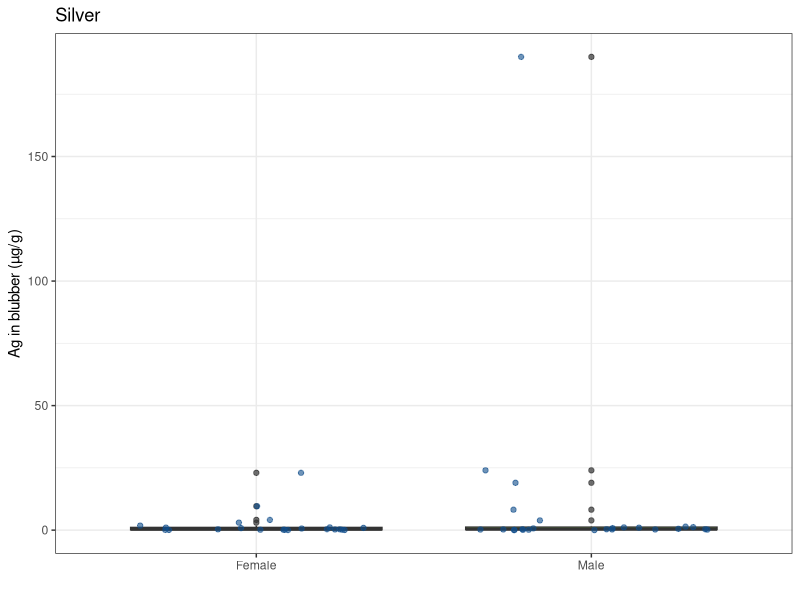
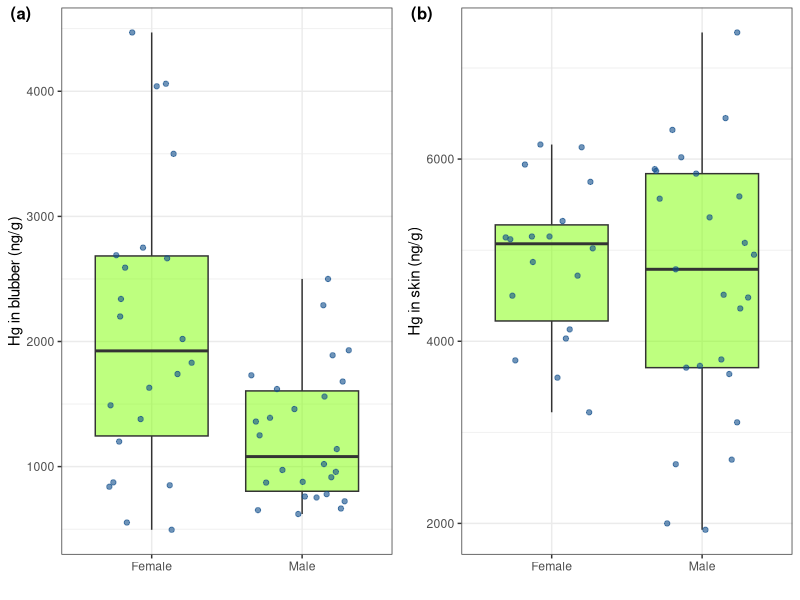
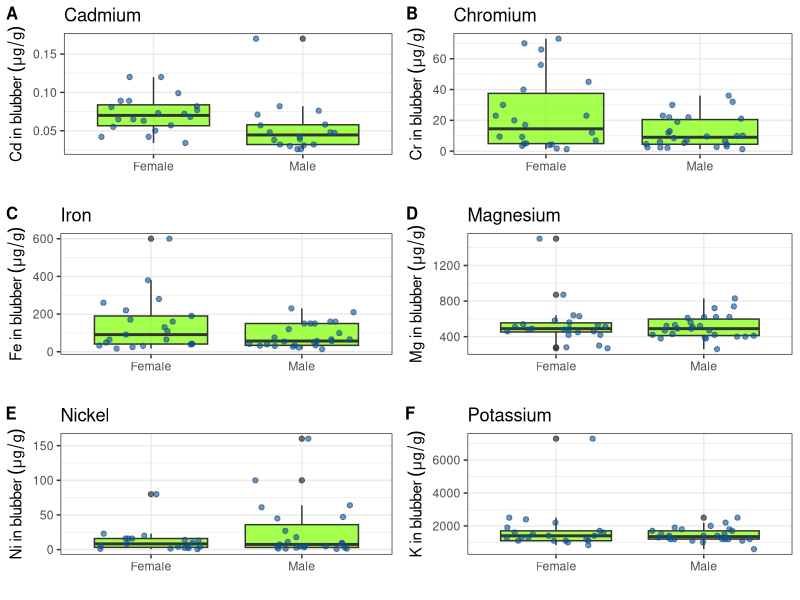
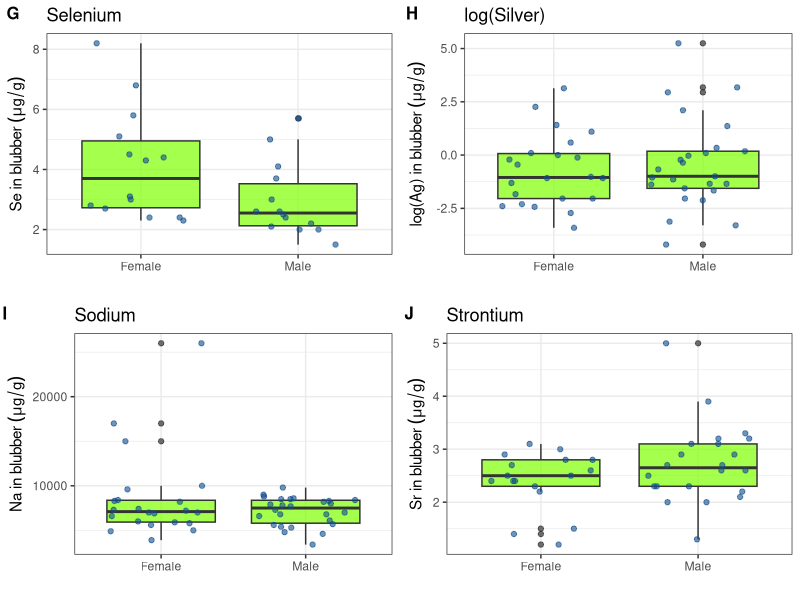
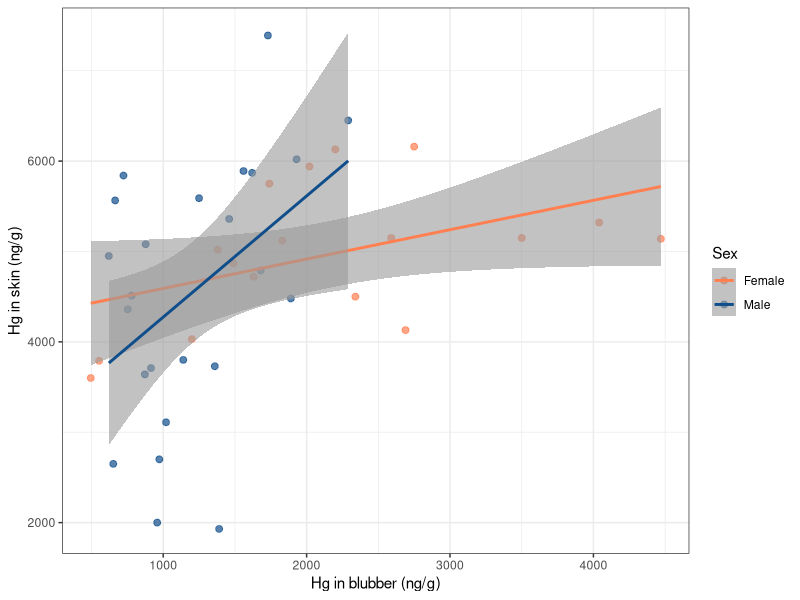

Here is the R script that generated these plots, in order:
######################################
#  CODE FOR ANALYSIS OF PILOT WHALE  #
#  CONTAMINANT DATA.                 #
#                                    #
#         Last updated:              #
#          18-Jun-2025               #
#                                    #
#             by                     #
#         Tim Frasier                #
######################################

#-----------------------------#
#  LOAD APPROPRIATE PACKAGES  #
#-----------------------------#
library(ggplot2)
library(cowplot)


#----------------------------#
#      LOAD THE DATA         #
#----------------------------#
data <- read.table("../data/contaminants.csv", header = TRUE, sep = ",")


#----------------------------#
#    VISUALIZE THE DATA      #
#----------------------------#

#--- Boxplots of all measurements for males versus females ---#

# Hg Skin and Blubber
skin <- ggplot(data) +
  theme_bw() +
  geom_boxplot(aes(x = Sex, y = Hg_skin_ng_g), fill = "chartreuse", alpha = 0.5) +
  geom_jitter(aes(x = Sex, y = Hg_skin_ng_g), color = "dodgerblue4", height = 0, width = 0.35, alpha = 0.6) +
  labs(
    x = "",
    y = "Hg in skin (ng/g)"
  )

# Hg Blubber
blubber <- ggplot(data) +
  theme_bw() +
  geom_boxplot(aes(x = Sex, y = Hg_blubber_ng_g), fill = "chartreuse", alpha = 0.5) +
  geom_jitter(aes(x = Sex, y = Hg_blubber_ng_g), color = "dodgerblue4", height = 0, width = 0.35, alpha = 0.6) +
  labs(
    x = "",
    y = "Hg in blubber (ng/g)"
  )

# Combined
tiff("../results/Hg_plots.tiff", width = 7, height = 3, units = "in", res = 600)
plot_grid(blubber, skin, nrow = 1, ncol = 2, labels = c('(a)', '(b)'), label_size = 12)
dev.off()
#pdf("../results/Hg_plots.pdf", width = 7, height = 3)
#plot_grid(blubber, skin, nrow = 1, ncol = 2, labels = c('A', 'B'), label_size = 12)
#dev.off()

#-------------------------#
#  Statistical Analyses   #
#-------------------------#
Hg_skin_female <- na.omit(data[data$Sex == "Female", 3])
Hg_skin_male <- na.omit(data[data$Sex == "Male", 3])

Hg_blubber_female <- na.omit(data[data$Sex == "Female", 4])
Hg_blubber_male <- na.omit(data[data$Sex == "Male", 4])


#--- Sex differences in skin ---#
t.test(Hg_skin_female, Hg_skin_male)

#--- Sex differences in blubber ---#
t.test(Hg_blubber_female, Hg_blubber_male)

#--- Sex differences between skin and blubber ---#
# Females
t.test(Hg_skin_female, Hg_blubber_female)

# Males
t.test(Hg_skin_male, Hg_blubber_male)


#--- Cd ---#
Cd <- ggplot(data) +
  theme_bw() +
  geom_boxplot(aes(x = Sex, y = Cd_blubber_ug_g), fill = "chartreuse", alpha = 0.7) +
  geom_jitter(aes(x = Sex, y = Cd_blubber_ug_g), color = "dodgerblue4", height = 0, width = 0.35, alpha = 0.6) +
  labs(
    title = "Cadmium",
    x = "",
    y = bquote("Cd in blubber"~(mu*g/g))
  )

# Stats
Cd_female <- na.omit(data[data$Sex == "Female", 5])
Cd_male <- na.omit(data[data$Sex == "Male", 5])
t.test(Cd_female, Cd_male)


#--- Cr ---#
Cr <- ggplot(data) +
  theme_bw() +
  geom_boxplot(aes(x = Sex, y = Cr_blubber_ug_g), fill = "chartreuse", alpha = 0.7) +
  geom_jitter(aes(x = Sex, y = Cr_blubber_ug_g), color = "dodgerblue4", height = 0, width = 0.35, alpha = 0.6) +
  labs(
    title = "Chromium",
    x = "",
    y = bquote("Cr in blubber"~(mu*g/g))
  )

# Stats
Cr_female <- na.omit(data[data$Sex == "Female", 6])
Cr_male <- na.omit(data[data$Sex == "Male", 6])
t.test(Cr_female, Cr_male)


#--- Fe ---#
Fe <- ggplot(data) +
  theme_bw() +
  geom_boxplot(aes(x = Sex, y = Fe_blubber_ug_g), fill = "chartreuse", alpha = 0.7) +
  geom_jitter(aes(x = Sex, y = Fe_blubber_ug_g), color = "dodgerblue4", height = 0, width = 0.35, alpha = 0.6) +
  labs(
    title = "Iron",
    x = "",
    y = bquote("Fe in blubber"~(mu*g/g))
  )

# Stats
Fe_female <- na.omit(data[data$Sex == "Female", 7])
Fe_male <- na.omit(data[data$Sex == "Male", 7])
t.test(Fe_female, Fe_male)


#--- Mg ---#
Mg <- ggplot(data) +
  theme_bw() +
  geom_boxplot(aes(x = Sex, y = Mg_blubber_ug_g), fill = "chartreuse", alpha = 0.7) +
  geom_jitter(aes(x = Sex, y = Mg_blubber_ug_g), color = "dodgerblue4", height = 0, width = 0.35, alpha = 0.6) +
  labs(
    title = "Magnesium",
    x = "",
    y = bquote("Mg in blubber"~(mu*g/g))
  )

# Stats
Mg_female <- na.omit(data[data$Sex == "Female", 8])
Mg_male <- na.omit(data[data$Sex == "Male", 8])
t.test(Mg_female, Mg_male)

#--- Ni ---#
Ni <- ggplot(data) +
  theme_bw() +
  geom_boxplot(aes(x = Sex, y = Ni_blubber_ug_g), fill = "chartreuse", alpha = 0.7) +
  geom_jitter(aes(x = Sex, y = Ni_blubber_ug_g), color = "dodgerblue4", height = 0, width = 0.35, alpha = 0.6) +
  labs(
    title = "Nickel",
    x = "",
    y = bquote("Ni in blubber"~(mu*g/g))
  )

# Stats
Ni_female <- na.omit(data[data$Sex == "Female", 9])
Ni_male <- na.omit(data[data$Sex == "Male", 9])
t.test(Ni_female, Ni_male)


#--- K ---#
K <- ggplot(data) +
  theme_bw() +
  geom_boxplot(aes(x = Sex, y = K_blubber_ug_g), fill = "chartreuse", alpha = 0.7) +
  geom_jitter(aes(x = Sex, y = K_blubber_ug_g), color = "dodgerblue4", height = 0, width = 0.35, alpha = 0.6) +
  labs(
    title = "Potassium",
    x = "",
    y = bquote("K in blubber"~(mu*g/g))
  )

# Stats
K_female <- na.omit(data[data$Sex == "Female", 10])
K_male <- na.omit(data[data$Sex == "Male", 10])
t.test(K_female, K_male)


#--- Se ---#
Se <- ggplot(data) +
  theme_bw() +
  geom_boxplot(aes(x = Sex, y = Se_blubber_ug_g), fill = "chartreuse", alpha = 0.7) +
  geom_jitter(aes(x = Sex, y = Se_blubber_ug_g), color = "dodgerblue4", height = 0, width = 0.35, alpha = 0.6) +
  labs(
    title = "Selenium",
    x = "",
    y = bquote("Se in blubber"~(mu*g/g))
  )

# Stats
Se_female <- na.omit(data[data$Sex == "Female", 11])
Se_male <- na.omit(data[data$Sex == "Male", 11])
t.test(Se_female, Se_male)


#--- Ag ---#
ggplot(data) +
  theme_bw() +
  geom_boxplot(aes(x = Sex, y = Ag_blubber_ug_g), fill = "chartreuse", alpha = 0.7) +
  geom_jitter(aes(x = Sex, y = Ag_blubber_ug_g), color = "dodgerblue4", height = 0, width = 0.35, alpha = 0.6) +
  labs(
    title = "Silver",
    x = "",
    y = "Ag in blubber (\u00B5g/g)"
  )

# Stats
Ag_female <- na.omit(data[data$Sex == "Female", 12])
Ag_male <- na.omit(data[data$Sex == "Male", 12])
t.test(Ag_female, Ag_male)


# Use log values to show data better
data$Ag_new <- log(data$Ag_blubber_ug_g)
Ag <- ggplot(data) +
  theme_bw() +
  geom_boxplot(aes(x = Sex, y = Ag_new), fill = "chartreuse", alpha = 0.7) +
  geom_jitter(aes(x = Sex, y = Ag_new), color = "dodgerblue4", height = 0, width = 0.35, alpha = 0.6) +
  labs(
    title = "log(Silver)",
    x = "",
    y = bquote("log(Ag) in blubber"~(mu*g/g))
  )

#--- Na ---#
Na <- ggplot(data) +
  theme_bw() +
  geom_boxplot(aes(x = Sex, y = Na_blubber_ug_g), fill = "chartreuse", alpha = 0.7) +
  geom_jitter(aes(x = Sex, y = Na_blubber_ug_g), color = "dodgerblue4", height = 0, width = 0.35, alpha = 0.6) +
  labs(
    title = "Sodium",
    x = "",
    y = bquote("Na in blubber"~(mu*g/g))
  )

# Stats
Na_female <- na.omit(data[data$Sex == "Female", 13])
Na_male <- na.omit(data[data$Sex == "Male", 13])
t.test(Na_female, Na_male)


#--- Sr ---#
Sr <- ggplot(data) +
  theme_bw() +
  geom_boxplot(aes(x = Sex, y = Sr_blubber_ug_g), fill = "chartreuse", alpha = 0.7) +
  geom_jitter(aes(x = Sex, y = Sr_blubber_ug_g), color = "dodgerblue4", height = 0, width = 0.35, alpha = 0.6) +
  labs(
    title = "Strontium",
    x = "",
    y = bquote("Sr in blubber"~(mu*g/g))
  )

# Stats
Sr_female <- na.omit(data[data$Sex == "Female", 14])
Sr_male <- na.omit(data[data$Sex == "Male", 14])
t.test(Sr_female, Sr_male)

# Combined
pdf("../results/Blubber_plots1.pdf", width = 7, height = 10)
plot_grid(Cd, Cr, Fe, Mg, Ni, K, nrow = 3, ncol = 2, labels = c('A', 'B', 'C', 'D', 'E', 'F'), label_size = 12)
dev.off()

pdf("../results/Blubber_plots2.pdf", width = 7, height = 7)
plot_grid(Se, Ag, Na, Sr, nrow = 2, ncol = 2, labels = c('G', 'H', 'I', 'J'), label_size = 12)
dev.off()


#-----------------------------------------#
#    Comparing Hg in Blubber v Skin       #
#-----------------------------------------#
blubber_v_skin <- ggplot(data) +
  theme_bw() +
  geom_point(aes(y = Hg_skin_ng_g, x = Hg_blubber_ng_g, colour = Sex), size = 2, alpha = 0.7) +
  geom_smooth(aes(y = Hg_skin_ng_g, x = Hg_blubber_ng_g, colour = Sex), method = "lm", alpha = 0.6) +
  scale_color_manual(values = c("coral", "dodgerblue4")) +
  labs(
    x = "Hg in blubber (ng/g)",
    y = "Hg in skin (ng/g)"
  )

tiff("../results/Hg-blubber_v_Hg-skin.tiff", width = 4, height = 2.5, units = "in", res = 600)
plot(blubber_v_skin)
dev.off()

#pdf("../results/Hg-blubber_v_Hg-skin.pdf", width = 4.0, height = 2.5)
#plot(blubber_v_skin)
#dev.off()

#--- Statistics of skin vs blubber ---#
# Female
female_Hg <- data[data$Sex == "Female", 3:4]
female_Hg <- female_Hg[complete.cases(female_Hg), ]
model1 <- lm(female_Hg[, 1] ~ female_Hg[, 2])
summary(model1)

# Male
male_Hg <- data[data$Sex == "Male", 3:4]
male_Hg <- male_Hg[complete.cases(male_Hg), ]
model2 <- lm(male_Hg[, 1] ~ male_Hg[, 2])
summary(model2)
